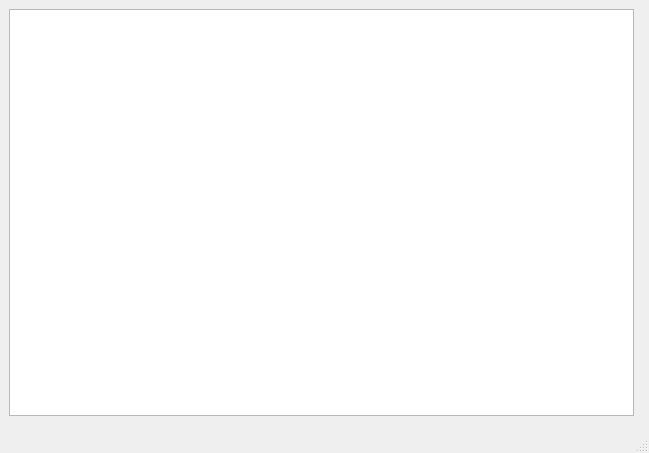
<?xml version="1.0" encoding="UTF-8"?>
<ui version="4.0">
 <class>DashboardWindow</class>
 <widget class="QMainWindow" name="DashboardWindow">
  <property name="geometry">
   <rect>
    <x>0</x>
    <y>0</y>
    <width>649</width>
    <height>453</height>
   </rect>
  </property>
  <property name="windowTitle">
   <string>MainWindow</string>
  </property>
  <widget class="QWidget" name="centralwidget">
   <property name="styleSheet">
    <string notr="true">#centralwidget{
	border-image: url(:/data_images/image/abstract-smooth-dark-blue-with-black-vignette-studio-well-use-as-background-business-report-digital-website-template-backdrop.jpg);
}</string>
   </property>
   <layout class="QGridLayout" name="gridLayout">
    <item row="0" column="0">
     <layout class="QHBoxLayout" name="horizontalLayout">
      <item>
       <widget class="QListWidget" name="listWidget">
        <property name="styleSheet">
         <string notr="true"/>
        </property>
        <property name="viewMode">
         <enum>QListView::ListMode</enum>
        </property>
       </widget>
      </item>
      <item>
       <widget class="MapWidget" name="widget_2" native="true"/>
      </item>
     </layout>
    </item>
    <item row="1" column="0">
     <widget class="LoadChart" name="widget" native="true"/>
    </item>
   </layout>
  </widget>
  <widget class="QMenuBar" name="menubar">
   <property name="geometry">
    <rect>
     <x>0</x>
     <y>0</y>
     <width>649</width>
     <height>17</height>
    </rect>
   </property>
  </widget>
  <widget class="QStatusBar" name="statusbar"/>
 </widget>
 <customwidgets>
  <customwidget>
   <class>LoadChart</class>
   <extends>QWidget</extends>
   <header>loadchart.h</header>
   <container>1</container>
  </customwidget>
  <customwidget>
   <class>MapWidget</class>
   <extends>QWidget</extends>
   <header>mapwidget.h</header>
   <container>1</container>
  </customwidget>
 </customwidgets>
 <resources/>
 <connections/>
</ui>
